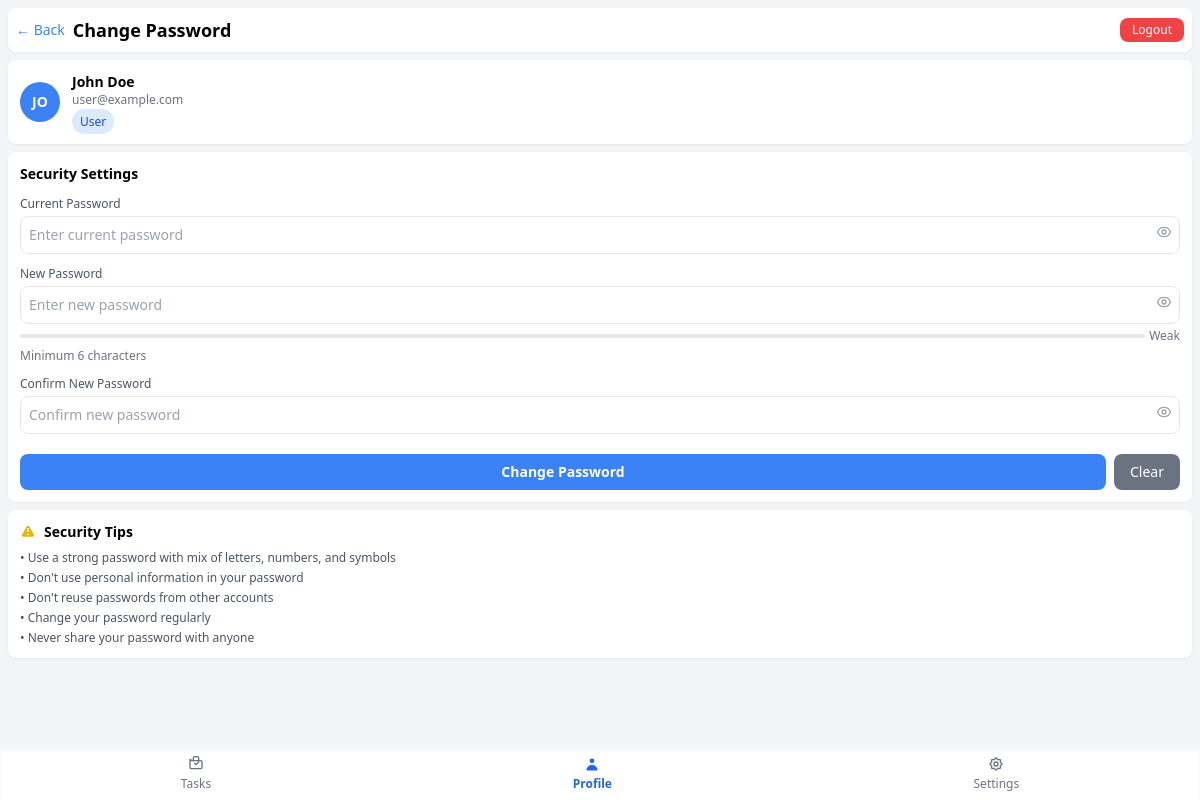
The page /change-password.php (signed in) on the database its author committed.
### tables this page shows
CREATE TABLE users (
    id INT PRIMARY KEY AUTO_INCREMENT,
    name VARCHAR(100) NOT NULL,
    email VARCHAR(150) UNIQUE NOT NULL,
    password VARCHAR(255) NOT NULL,
    role ENUM('admin','user') DEFAULT 'user',
    avatar VARCHAR(255) NULL,
    phone VARCHAR(20) NULL,
    department VARCHAR(100) NULL,
    is_active BOOLEAN DEFAULT TRUE,
    last_login TIMESTAMP NULL,
    failed_attempts INT DEFAULT 0,
    locked_until TIMESTAMP NULL,
    force_password_change BOOLEAN DEFAULT FALSE,
    created_at TIMESTAMP DEFAULT CURRENT_TIMESTAMP,
    updated_at TIMESTAMP DEFAULT CURRENT_TIMESTAMP ON UPDATE CURRENT_TIMESTAMP,
    
    INDEX idx_email (email),
    INDEX idx_role (role),
    INDEX idx_active (is_active)
);

### change-password.php (the view, shortened to what this page needs)
<?php
require_once 'includes/db.php';
$stmt = $pdo->prepare("SELECT name, email FROM users WHERE id = ?");
$stmt->execute([$_SESSION['user_id']]);
$userInfo = $stmt->fetch();
?>
<!DOCTYPE html>
<html lang="en">
<head>
    <script src="https://cdn.tailwindcss.com"></script>
</head>
<body class="bg-gray-100 min-h-screen pb-16">
    <div class="p-2">
        <header class="flex justify-between items-center py-2 px-2 bg-white rounded-lg shadow-sm mb-2">
            <div class="flex items-center gap-2">
                <a href="<?= $_SESSION['role'] === 'admin' ? 'admin-dashboard.php' : 'index.php' ?>"
                   class="text-blue-500 text-sm">← Back</a>
                <h1 class="text-lg font-bold">Change Password</h1>
            </div>
            <a href="?logout=1" class="bg-red-500 text-white px-3 py-1 rounded-lg text-xs">Logout</a>
        </header>
        <div class="bg-white p-3 rounded-lg shadow-sm mb-2">
            <div class="flex items-center gap-3">
                <div class="w-10 h-10 bg-blue-500 rounded-full flex items-center justify-center">
                    <span class="text-white font-semibold text-sm"><?= strtoupper(substr($userInfo['name'], 0, 2)) ?></span>
                </div>
                <div>
                    <p class="text-sm font-semibold"><?= htmlspecialchars($userInfo['name']) ?></p>
                    <p class="text-xs text-gray-500"><?= htmlspecialchars($userInfo['email']) ?></p>
                    <span class="px-2 py-1 text-xs rounded-full bg-blue-100 text-blue-700"><?= ucfirst($_SESSION['role']) ?></span>
                </div>
            </div>
        </div>
        <div class="bg-white p-3 rounded-lg shadow-sm mb-2">
            <h3 class="text-sm font-semibold mb-3">Security Settings</h3>
            <form method="POST" class="space-y-3" id="passwordForm">
                <div>
                    <label class="text-xs text-gray-600 block mb-1">Current Password</label>
                    <div class="relative">
                        <input type="password" name="current_password" id="currentPassword" required
                               class="w-full p-2 text-sm border rounded-lg focus:outline-none focus:ring-2 focus:ring-blue-500 pr-10"
                               placeholder="Enter current password">
                        <button type="button" onclick="togglePassword('currentPassword')"
                                class="absolute right-2 top-2 text-gray-400 hover:text-gray-600">
                        </button>
                    </div>
                </div>
                <div>
                    <label class="text-xs text-gray-600 block mb-1">New Password</label>
                    <div class="relative">
                        <input type="password" name="new_password" id="newPassword" required
                               class="w-full p-2 text-sm border rounded-lg focus:outline-none focus:ring-2 focus:ring-blue-500 pr-10"
                               placeholder="Enter new password" minlength="6">
                        <button type="button" onclick="togglePassword('newPassword')"
                                class="absolute right-2 top-2 text-gray-400 hover:text-gray-600">
                        </button>
                    </div>
                    <div class="mt-1">
                        <div class="flex items-center gap-1">
                            <div id="strengthBar" class="flex-1 h-1 bg-gray-200 rounded-full overflow-hidden">
                                <div id="strengthFill" class="h-full transition-all duration-300"></div>
                            </div>
                            <span id="strengthText" class="text-xs text-gray-500">Weak</span>
                        </div>
                        <p class="text-xs text-gray-500 mt-1">Minimum 6 characters</p>
                    </div>
                </div>
                <div>
                    <label class="text-xs text-gray-600 block mb-1">Confirm New Password</label>
                    <div class="relative">
                        <input type="password" name="confirm_password" id="confirmPassword" required
                               class="w-full p-2 text-sm border rounded-lg focus:outline-none focus:ring-2 focus:ring-blue-500 pr-10"
                               placeholder="Confirm new password">
                        <button type="button" onclick="togglePassword('confirmPassword')"
                                class="absolute right-2 top-2 text-gray-400 hover:text-gray-600">
                        </button>
                    </div>
                </div>
                <div class="flex gap-2 pt-2">
                    <button type="submit"
                            class="flex-1 bg-blue-500 text-white p-2 rounded-lg text-sm font-semibold hover:bg-blue-600 disabled:opacity-50 disabled:cursor-not-allowed"
                            id="submitBtn">
                        Change Password
                    </button>
                    <button type="button" onclick="clearForm()"
                            class="px-4 bg-gray-500 text-white p-2 rounded-lg text-sm hover:bg-gray-600">
                        Clear
                    </button>
                </div>
            </form>
        </div>
        <div class="bg-white p-3 rounded-lg shadow-sm">
            <h3 class="text-sm font-semibold mb-2 flex items-center gap-2">
                Security Tips
            </h3>
            <ul class="text-xs text-gray-600 space-y-1">
                <li>• Use a strong password with mix of letters, numbers, and symbols</li>
                <li>• Don't use personal information in your password</li>
                <li>• Don't reuse passwords from other accounts</li>
                <li>• Change your password regularly</li>
                <li>• Never share your password with anyone</li>
            </ul>
        </div>
    </div>
    <footer class="fixed bottom-0 left-0 right-0 bg-white shadow-inner flex justify-around py-2">
        <a href="<?= $_SESSION['role'] === 'admin' ? 'admin-dashboard.php' : 'index.php' ?>"
           class="text-xs text-gray-500 flex flex-col items-center">
            Tasks
        </a>
        <a href="profile.php" class="text-xs text-blue-600 font-semibold flex flex-col items-center">
            <svg class="w-4 h-4 mb-1" fill="currentColor" viewBox="0 0 20 20">
                <path fill-rule="evenodd" d="M10 9a3 3 0 100-6 3 3 0 000 6zm-7 9a7 7 0 1114 0H3z" clip-rule="evenodd"></path>
            </svg>
            Profile
        </a>
        <a href="settings.php" class="text-xs text-gray-500 flex flex-col items-center">
            Settings
        </a>
    </footer>
</body>
</html>

### rows shown on the page
users: name "JO", name "John Doe", email "user@example.com"

### other values the page prints
$_SESSION['role'] "User"
